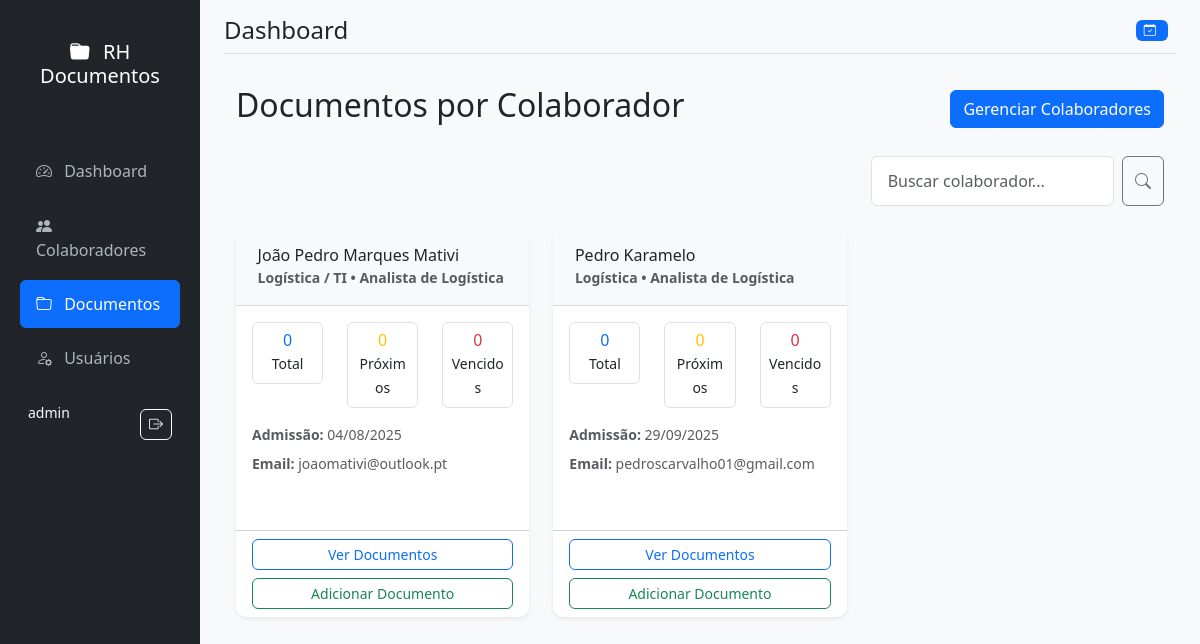
Before: /documentos (signed in) with the older database file.
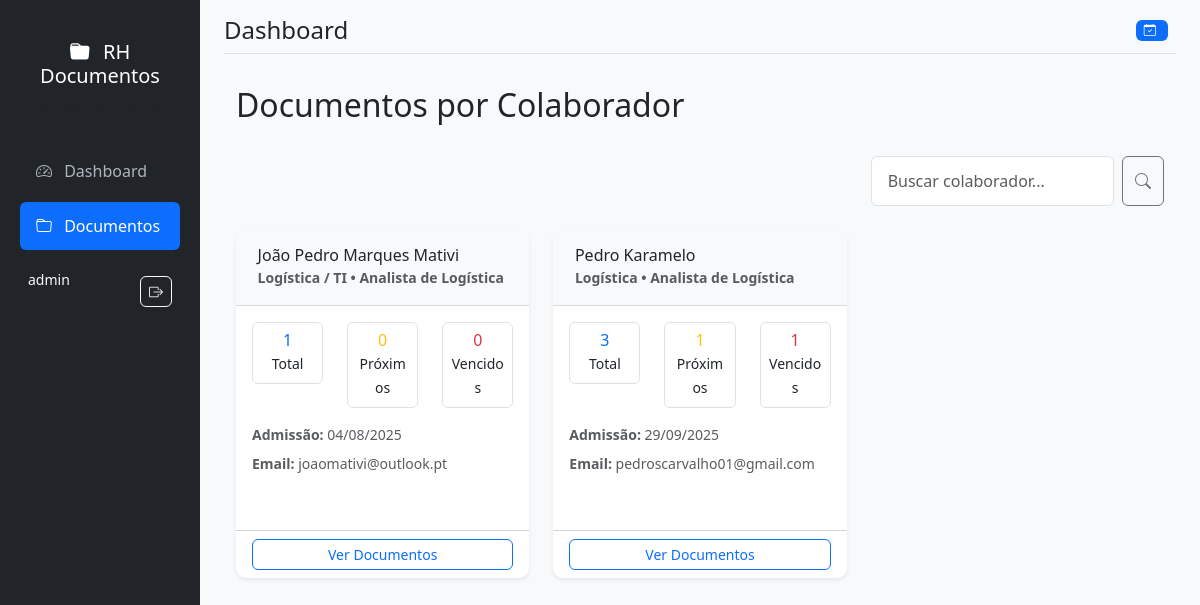
After: the same page with the newer database file.
### models.py (models this page shows)
class Colaborador(db.Model):
    id = db.Column(db.Integer, primary_key=True)
    nome = db.Column(db.String(100), nullable=False)
    email = db.Column(db.String(120))
    departamento = db.Column(db.String(50))
    cargo = db.Column(db.String(50))
    data_admissao = db.Column(db.Date)
    created_at = db.Column(db.DateTime, default=datetime.utcnow)
    documentos = db.relationship('Documento', backref='colaborador', lazy=True, cascade='all, delete-orphan')

### app.py (the view)
@app.route('/documentos')
@login_required
def documentos():
    search_query = request.args.get('search', '').strip()
    query = Colaborador.query
    if search_query:
        search_term = f'%{search_query}%'
        query = query.filter(Colaborador.nome.ilike(search_term))
    colaboradores = query.all()
    for colaborador in colaboradores:
        colaborador.total_documentos = len(colaborador.documentos)
        colaborador.documentos_vencidos = len([d for d in colaborador.documentos if d.status_vencimento() == 'vencido'])
        colaborador.documentos_proximos = len([d for d in colaborador.documentos if d.status_vencimento() == 'proximo_vencer'])
    return render_template('documentos.html', colaboradores=colaboradores, search_query=search_query)

### app.py (called while the page is built)
@login_manager.user_loader
def load_user(user_id):
    return User.query.get(int(user_id))

@app.teardown_appcontext
def shutdown_session(exception=None):
    db.session.remove()

### models.py (called while the page is built)
    def has_permission(self, permission):
        roles_permissions = {
            'visitante': ['download'],
            'operador': ['download', 'add_documento', 'add_colaborador', 'renovar_documento'],
            'gestor': ['download', 'add_documento', 'add_colaborador', 'renovar_documento', 'edit_documento', 'delete_documento'],
            'administrador': ['download', 'add_documento', 'add_colaborador', 'renovar_documento', 'edit_documento', 'delete_documento', 'add_usuario']
        }
        return permission in roles_permissions.get(self.role, [])

    def status_vencimento(self):
        if self.tipo_validade == 'indeterminado':
            return 'válido'
        hoje = datetime.now().date()
        if self.data_validade < hoje:
            return 'vencido'
        elif (self.data_validade - hoje).days <= 30:
            return 'proximo_vencer'
        else:
            return 'válido'

### templates/documentos.html (shortened to what this page needs)
{% extends "base.html" %}
{% block content %}
<div class="d-flex justify-content-between align-items-center mb-4">
    <h2>Documentos por Colaborador</h2>
    {% if current_user.has_permission('add_colaborador') %}
    <a href="{{ url_for('colaboradores') }}" class="btn btn-primary">Gerenciar Colaboradores</a>
    {% endif %}
</div>
<div class="row mb-4">
    <div class="col-md-6 col-lg-4 ms-auto">
        <form method="GET" class="d-flex">
            <input type="search" name="search" class="form-control me-2" placeholder="Buscar colaborador..." value="{{ search_query }}">
            <button class="btn btn-outline-secondary" type="submit" title="Pesquisar Colaborador">
                <i class="bi bi-search"></i>
            </button>
        </form>
    </div>
</div>
{% if colaboradores %}
<div class="row">
    {% for colab in colaboradores %}
    <div class="col-md-6 col-lg-4 mb-4">
        <div class="card h-100 colaborador-card">
            <div class="card-header">
                <h6 class="mb-0">{{ colab.nome }}</h6>
                <small class="text-muted">{{ colab.departamento }} • {{ colab.cargo }}</small>
            </div>
            <div class="card-body">
                <div class="row text-center mb-3">
                    <div class="col-4">
                        <div class="border rounded p-2">
                            <h6 class="mb-0 text-primary">{{ colab.total_documentos }}</h6>
                            <small>Total</small>
                        </div>
                    </div>
                    <div class="col-4">
                        <div class="border rounded p-2">
                            <h6 class="mb-0 text-warning">{{ colab.documentos_proximos }}</h6>
                            <small>Próximos</small>
                        </div>
                    </div>
                    <div class="col-4">
                        <div class="border rounded p-2">
                            <h6 class="mb-0 text-danger">{{ colab.documentos_vencidos }}</h6>
                            <small>Vencidos</small>
                        </div>
                    </div>
                </div>
                {% if colab.data_admissao %}
                <p class="small text-muted mb-2">
                    <strong>Admissão:</strong> {{ colab.data_admissao.strftime('%d/%m/%Y') }}
                </p>
                {% endif %}
                {% if colab.email %}
                <p class="small text-muted mb-3">
                    <strong>Email:</strong> {{ colab.email }}
                </p>
                {% endif %}
            </div>
            <div class="card-footer bg-transparent">
                <div class="d-grid gap-2">
                    <a href="{{ url_for('documentos_colaborador', colaborador_id=colab.id) }}"
                       class="btn btn-outline-primary btn-sm">
                       Ver Documentos
                    </a>
                    {% if current_user.has_permission('add_documento') %}
                    <a href="{{ url_for('novo_documento', colaborador_id=colab.id) }}"
                       class="btn btn-outline-success btn-sm">
                       Adicionar Documento
                    </a>
                    {% endif %}
                </div>
            </div>
        </div>
    </div>
    {% endfor %}
</div>
{% endif %}
{% endblock %}

### templates/base.html (shortened to what the changed rows need)
<!DOCTYPE html>
<html lang="pt-br" data-bs-theme="light">
<head>
    <link href="https://cdn.jsdelivr.net/npm/bootstrap@5.3.2/dist/css/bootstrap.min.css" rel="stylesheet">
    <link href="https://cdn.jsdelivr.net/npm/bootstrap-icons@1.11.1/font/bootstrap-icons.css" rel="stylesheet">
    <link href="{{ url_for('static', filename='style.css') }}" rel="stylesheet">
</head>
<body>
    <div class="container-fluid">
        <div class="row">
            <nav id="sidebar" class="col-md-3 col-lg-2 d-md-block bg-dark sidebar collapse">
                <div class="position-sticky pt-3">
                    <ul class="nav flex-column">
                        {% if current_user.has_permission('add_colaborador') %}
                        <li class="nav-item">
                            <a class="nav-link {% if request.endpoint == 'colaboradores' or request.endpoint == 'novo_colaborador' or request.endpoint == 'editar_colaborador' %}active{% endif %}"
                               href="{{ url_for('colaboradores') }}">
                                <i class="bi bi-people-fill me-2"></i>
                                Colaboradores
                            </a>
                        </li>
                        {% endif %}
                        {% if current_user.role == 'administrador' %}
                        <li class="nav-item">
                            <a class="nav-link {% if request.endpoint == 'usuarios' or request.endpoint == 'novo_usuario' %}active{% endif %}"
                               href="{{ url_for('usuarios') }}">
                                <i class="bi bi-person-gear me-2"></i>
                                Usuários
                            </a>
                        </li>
                        {% endif %}
                    </ul>
                </div>
            </nav>
            <main class="col-md-9 ms-sm-auto col-lg-10 px-md-4 main-content">
                <div class="d-flex justify-content-between flex-wrap flex-md-nowrap align-items-center pt-3 pb-2 mb-3 border-bottom">
                    <div class="d-flex align-items-center">
                        <h1 class="h4 mb-0">{% block page_title %}Dashboard{% endblock %}</h1>
                    </div>
                </div>
                <div class="container-fluid py-3">
                    {% block content %}{% endblock %}
                </div>
            </main>
        </div>
    </div>
</body>
</html>

Changed rows visible on the page:
changed User "admin": role "administrador" → "visitante" (drawn)
shown differently, row unchanged: Colaborador "João Pedro Marques Mativi": total_documentos "0" → "1"; no longer shows "Adicionar Documento"
shown differently, row unchanged: Colaborador "Pedro Karamelo": total_documentos "0" → "3"; documentos_proximos "0" → "1"; documentos_vencidos "0" → "1"; no longer shows "Adicionar Documento"
Other visible differences:
text no longer shown: "Colaboradores Usuários Gerenciar Colaboradores"
